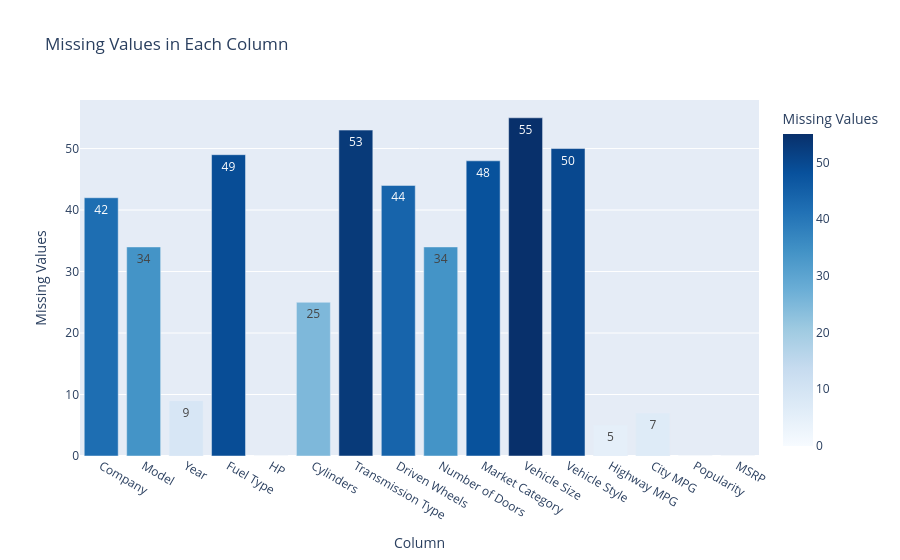

The notebook cell this image was saved under:
### Code cell
missing_data = data1.isnull().sum().reset_index()
missing_data.columns = ["Column","Missing Values"]
fig = px.bar(missing_data, x="Column", y="Missing Values", title="Missing Values in Each Column", color="Missing Values", color_continuous_scale="Blues", text_auto=True)
fig.show()

### Figure 1 — Plotly figure (JSON) as saved in the notebook; plotly's stock layout.template omitted (floating-point values rounded to 4 significant figures)
{"data": [{"hovertemplate": "Column=%{x}<br>Missing Values=%{marker.color}<extra></extra>", "legendgroup": "", "marker": {"color": [42, 34, 9, 49, 0, 25, 53, 44, 34, 48, 55, 50, 5, 7, 0, 0], "coloraxis": "coloraxis", "pattern": {"shape": ""}}, "name": "", "orientation": "v", "showlegend": false, "textposition": "auto", "texttemplate": "%{y}", "type": "bar", "x": ["Company", "Model", "Year", "Fuel Type", "HP", "Cylinders", "Transmission Type", "Driven Wheels", "Number of Doors", "Market Category", "Vehicle Size", "Vehicle Style", "Highway MPG", "City MPG", "Popularity", "MSRP"], "xaxis": "x", "y": [42, 34, 9, 49, 0, 25, 53, 44, 34, 48, 55, 50, 5, 7, 0, 0], "yaxis": "y"}], "layout": {"barmode": "relative", "coloraxis": {"colorbar": {"title": {"text": "Missing Values"}}, "colorscale": [[0, "rgb(247,251,255)"], [0.125, "rgb(222,235,247)"], [0.25, "rgb(198,219,239)"], [0.375, "rgb(158,202,225)"], [0.5, "rgb(107,174,214)"], [0.625, "rgb(66,146,198)"], [0.75, "rgb(33,113,181)"], [0.875, "rgb(8,81,156)"], [1, "rgb(8,48,107)"]]}, "legend": {"tracegroupgap": 0}, "title": {"text": "Missing Values in Each Column"}, "xaxis": {"anchor": "y", "domain": [0, 1], "title": {"text": "Column"}}, "yaxis": {"anchor": "x", "domain": [0, 1], "title": {"text": "Missing Values"}}}}
